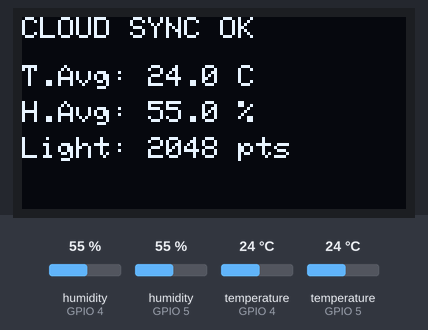
The sketch below on a simulated ESP32. Parts: 128×64 one-colour display. Inputs (shaded band) come from the test bench; at power-on: humidity (sensors on GPIO 4, GPIO 5) 55 %, temperature (sensors on GPIO 4, GPIO 5) 24 °C. WiFi joins after 1.5 s; servers stay silent unless stated; uploads are accepted with an empty reply; what the sketch prints to the serial monitor is not drawn.

Above: at 4.9 s.

The sketch:

weather_code.ino
```cpp
#include <Wire.h>
#include <Adafruit_GFX.h>
#include <Adafruit_SSD1306.h>
#include <DHT.h>
#include <WiFi.h>
#include <WiFiClientSecure.h>
#include <HTTPClient.h>
#include <ArduinoJson.h>

// --- Wi-Fi Network Credentials ---
const char* WIFI_SSID = "name_wifi";
const char* WIFI_PASSWORD = "password";

// --- Backend Configuration ---
const char* FUNCTION_URL = "url_fuction";
const char* API_KEY = "security_key";

// --- OLED Display Configuration ---
#define SCREEN_WIDTH 128
#define SCREEN_HEIGHT 64
#define OLED_RESET    -1
#define OLED_ADDRESS  0x3C
Adafruit_SSD1306 display(SCREEN_WIDTH, SCREEN_HEIGHT, &Wire, OLED_RESET);

// --- DHT Sensors Pin Definition (ESP32 Layout) ---
#define DHTPIN_1  4     // Left sensor (D4)
#define DHTPIN_2  5     // Right sensor (D5)
#define DHTTYPE   DHT11

DHT dht1(DHTPIN_1, DHTTYPE);
DHT dht2(DHTPIN_2, DHTTYPE);

// --- LDR Sensors (ADC1, Wi-Fi safe) ---
const int LDR_PIN_1 = 34; // Left LDR (D34)
const int LDR_PIN_2 = 35; // Right LDR (D35)

void setup() {
  Serial.begin(115200);
  delay(1000);

  // Initialize I2C for the OLED display
  Wire.begin(21, 22);

  // Initialize sensors
  dht1.begin();
  dht2.begin();

  // Initialize OLED
  if(!display.begin(SSD1306_SWITCHCAPVCC, OLED_ADDRESS)) {
    Serial.println(F("OLED initialization failed"));
    for(;;);
  }

  display.clearDisplay();
  display.setTextSize(1);
  display.setTextColor(SSD1306_WHITE);
  display.setCursor(0, 0);
  display.println(F("CONNECTING TO WIFI..."));
  display.display();

  // Wi-Fi connection
  WiFi.begin(WIFI_SSID, WIFI_PASSWORD);
  while (WiFi.status() != WL_CONNECTED) {
    delay(500);
    Serial.print(".");
  }

  Serial.println("\n[OK] WiFi connected");
  display.clearDisplay();
  display.setCursor(0, 0);
  display.println(F("WIFI CONNECTED OK"));
  display.display();
  delay(2000);
}

void sendReading(float t1, float h1, float t2, float h2, int l1, int l2) {
  if (WiFi.status() != WL_CONNECTED) return;

  float t_avg = (t1 + t2) / 2.0;
  float h_avg = (h1 + h2) / 2.0;
  int l_avg = (l1 + l2) / 2;

  WiFiClientSecure client;
  client.setInsecure(); // Skips strict SSL certificate validation

  HTTPClient https;
  if (!https.begin(client, FUNCTION_URL)) {
    Serial.println("Could not start HTTPS connection");
    return;
  }

  https.addHeader("Content-Type", "application/json");
  https.addHeader("x-api-key", API_KEY);

  StaticJsonDocument<256> doc;
  doc["t1"] = t1;
  doc["h1"] = h1;
  doc["t2"] = t2;
  doc["h2"] = h2;
  doc["t_avg"] = t_avg;
  doc["h_avg"] = h_avg;
  doc["l1"] = l1;
  doc["l2"] = l2;
  doc["l_avg"] = l_avg;

  String body;
  serializeJson(doc, body);

  int httpCode = https.POST(body);

  if (httpCode > 0) {
    Serial.printf("HTTP %d: %s\n", httpCode, https.getString().c_str());
  } else {
    Serial.printf("POST error: %s\n", https.errorToString(httpCode).c_str());
  }

  https.end();
}

void loop() {
  // 1. Read the real DHT sensors
  float t1 = dht1.readTemperature();
  float h1 = dht1.readHumidity();
  float t2 = dht2.readTemperature();
  float h2 = dht2.readHumidity();

  if (isnan(t1) || isnan(h1) || isnan(t2) || isnan(h2)) {
    Serial.println(F("Error reading DHT sensors!"));
    delay(2000);
    return;
  }

  // 2. Read the real LDR sensors
  int ldr1 = analogRead(LDR_PIN_1);
  int ldr2 = analogRead(LDR_PIN_2);

  // Compute averages for the display
  float tempAvg = (t1 + t2) / 2.0;
  float humAvg = (h1 + h2) / 2.0;
  int lightAvg = (ldr1 + ldr2) / 2;

  // 3. Send data to the cloud via the HTTPS function
  sendReading(t1, h1, t2, h2, ldr1, ldr2);

  // 4. Show summary on the local OLED display
  display.clearDisplay();
  display.setCursor(0, 0);
  display.println(F("CLOUD SYNC OK"));

  display.setCursor(0, 16);
  display.print(F("T.Avg: ")); display.print(tempAvg, 1); display.println(F(" C"));

  display.setCursor(0, 28);
  display.print(F("H.Avg: ")); display.print(humAvg, 1); display.println(F(" %"));

  display.setCursor(0, 40);
  display.print(F("Light: ")); display.print(lightAvg); display.println(F(" pts"));

  display.display();

  // Wait 5 minutes before the next reading and transmission
  delay(5 * 60 * 1000);
}
```
